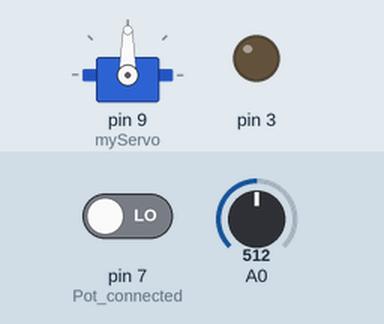
This sketch was run on a simulated Arduino Uno, built with avr-gcc and run on an emulated ATmega328P. Shown: servo, output pins drawn as LEDs (lit = HIGH). The test bench sets the inputs (shaded band); at power-on: A0 = 512, pin 7 (Pot_connected) LOW.

Above: at 1.2 s.
1.3 s: A0 set to 716
At 1.6 s:
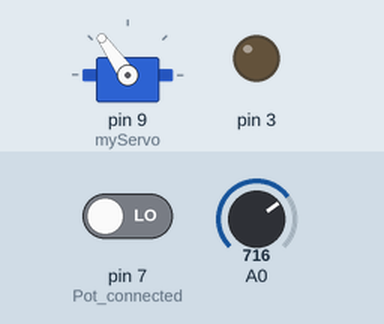
2.8 s: pin 7 (Pot_connected) driven HIGH
At 3.7 s:
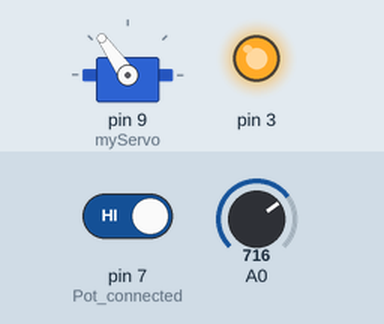
4.3 s: A0 set to 900
At 5.1 s:
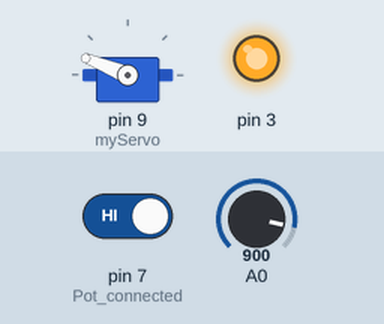
5.8 s: pin 7 (Pot_connected) driven LOW
At 7.0 s:
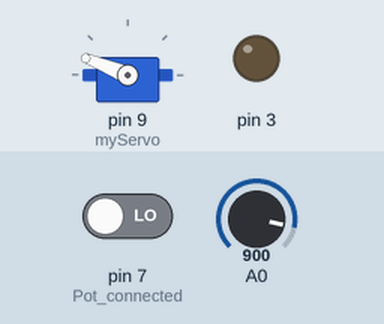
7.3 s: A0 set to 1023
At 8.5 s:
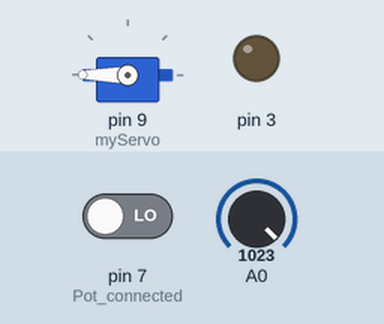
8.8 s: pin 7 (Pot_connected) driven HIGH
At 9.5 s:
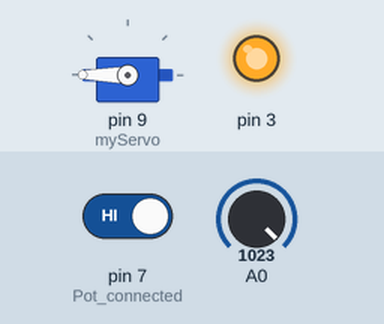
Timing chart, 0 to 11.3 s (numbered marks = the images above; inputs shaded):
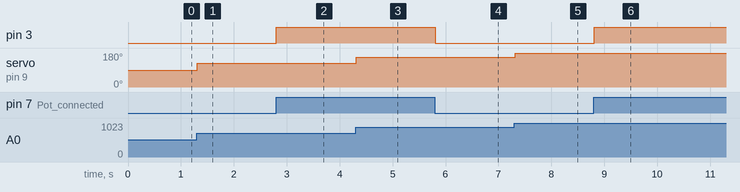

Measured:
- after the input at 1.3 s, servo on pin 9 (myServo): 90° → 125° at once
- after the input at 2.8 s, pin 3: LOW → HIGH at once
- after the input at 4.3 s, servo on pin 9 (myServo): 125° → 158° at once
- after the input at 5.8 s, pin 3: HIGH → LOW at once
- after the input at 7.3 s, servo on pin 9 (myServo): 158° → 180° at once
- after the input at 8.8 s, pin 3: LOW → HIGH at once

The sketch:

_10_All_Features_05.ino
```cpp
// (licence header left out)
#include <Servo.h>

Servo myServo;

void setup() {                   // put your setup code here, to run once:
  // Code 1 - LED
  pinMode(3, OUTPUT);

  // Code 2
  pinMode(7, INPUT);             // Pot connected

  // Code 4 - Servo
  myServo.attach(9);

}

void loop() {                    // put your main code here, to run repeatedly:

  // Code 2
  if (digitalRead(7) == HIGH) {   // is button pressed?
    digitalWrite(3, HIGH);        // yes, then light LED
  } else {
    digitalWrite(3, LOW);         // no, turn off the led ;)
  }

  // Code 4 - Servo
  int potValue = analogRead(0);  // readings from the potentiometer and transform
  potValue = map(potValue, 0, 1023, 0, 180);
  myServo.write(potValue);       // the number so the servo turns 180º
  delay(15);

}
```
